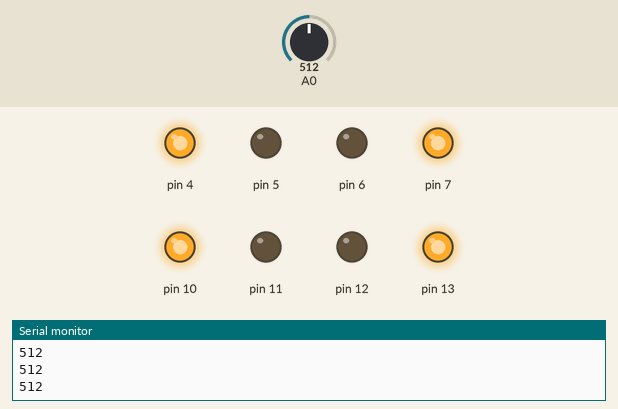
Recording of a sketch running on a simulated Arduino Uno, built with avr-gcc and run on an emulated ATmega328P. Parts: output pins drawn as LEDs (lit = HIGH), the last lines printed to the serial monitor. Inputs (shaded band) come from the test bench; at power-on: A0 = 512.

Above: at 1.2 s.
1.3 s: A0 set to 415
2.8 s: A0 set to 391
At 3.6 s:
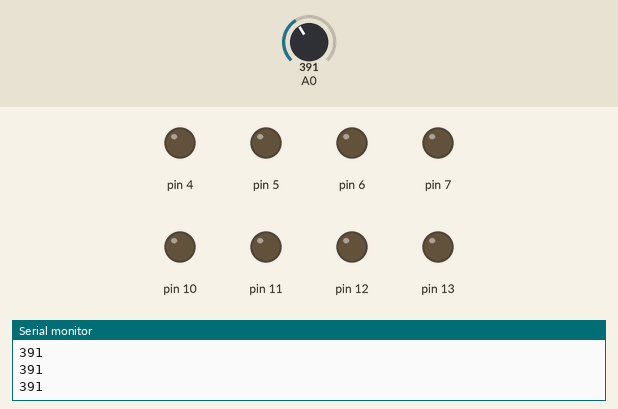
4.4 s: A0 set to 410
At 5.0 s:
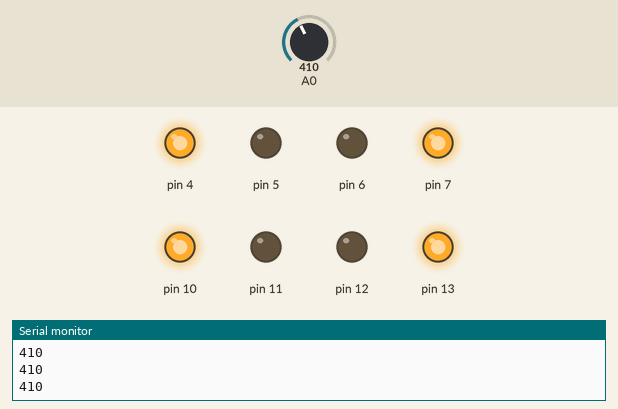
6.0 s: A0 set to 390
At 6.4 s:
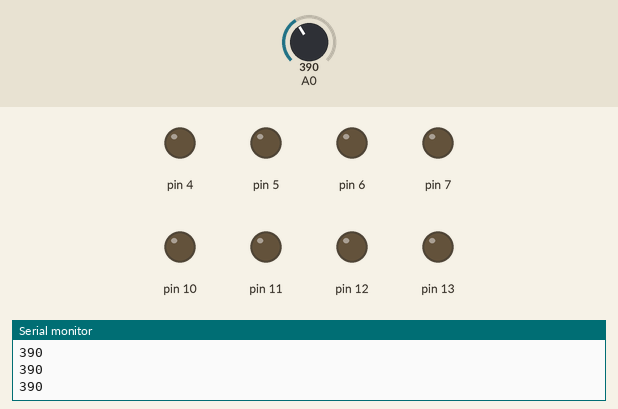
Timing chart, 0 to 8.6 s (numbered marks = the images above; inputs shaded):
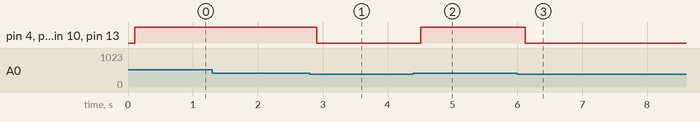

Measured:
- the behaviour switches between 400 and 399 on A0 (found by bisection; images 0 and 1)
- after the input at 2.8 s, pin 4, pin 7, pin 10, pin 13: HIGH → LOW after 0.11 s
- after the input at 4.4 s, pin 4, pin 7, pin 10, pin 13: LOW → HIGH after 0.11 s
- after the input at 6.0 s, pin 4, pin 7, pin 10, pin 13: HIGH → LOW after 0.12 s

The sketch:

proximity.ino
```cpp
void setup()
{
Serial.begin(9600);
Serial.println("start");
pinMode(10,OUTPUT);
pinMode(11,OUTPUT);
pinMode(12,OUTPUT);
pinMode(13,OUTPUT);
pinMode(4,OUTPUT);
pinMode(5,OUTPUT);
pinMode(6,OUTPUT);
pinMode(7,OUTPUT);

}
void loop()
{
  int a=analogRead(A0);
  Serial.println(a);
  delay(100);
  if(a<400)
 {
 digitalWrite(10,LOW);
digitalWrite(11,LOW);
digitalWrite(12,LOW);
digitalWrite(13,LOW);
digitalWrite(4,LOW);
digitalWrite(5,LOW);
digitalWrite(6,LOW);
digitalWrite(7,LOW);


 }
 else if(a>400)
 {
digitalWrite(10,HIGH);
digitalWrite(11,LOW);
digitalWrite(12,LOW);
digitalWrite(13,HIGH);
digitalWrite(4,HIGH);
digitalWrite(5,LOW);
digitalWrite(6,LOW);
digitalWrite(7,HIGH);

 }


}
```
